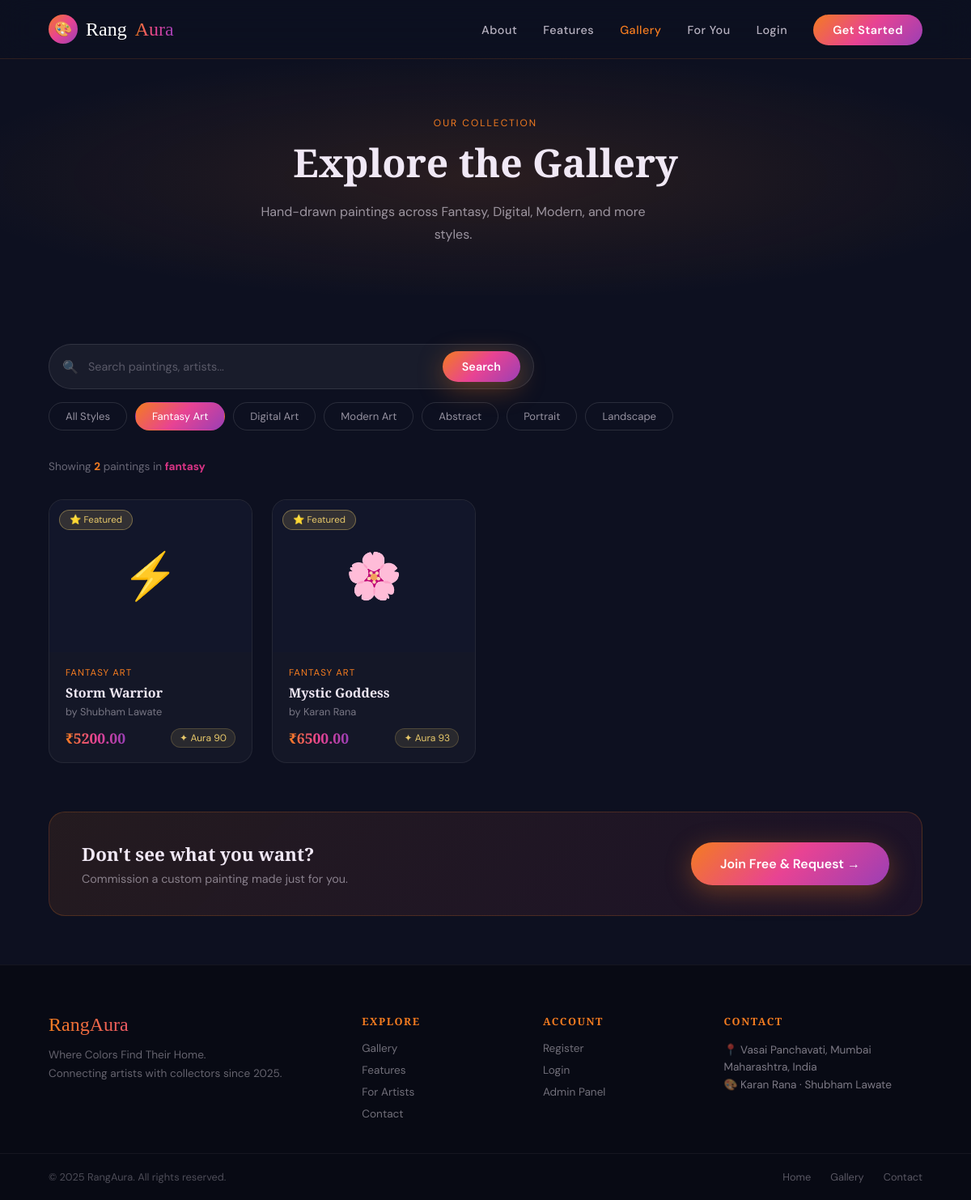
/gallery/?style=fantasy, run on the app's committed database.
### core/models.py (models this page shows, shortened)
class Painting(models.Model):
    STYLE_CHOICES = [
        ('fantasy', 'Fantasy Art'),
        ('digital', 'Digital Art'),
        ('modern', 'Modern Art'),
        ('abstract', 'Abstract'),
        ('portrait', 'Portrait'),
        ('landscape', 'Landscape'),
    ]
    title = models.CharField(max_length=150)
    artist_name = models.CharField(max_length=100)
    style = models.CharField(max_length=30, choices=STYLE_CHOICES, default='digital')
    description = models.TextField(blank=True)
    price = models.DecimalField(max_digits=10, decimal_places=2)
    image = models.ImageField(upload_to='paintings/', blank=True, null=True)
    emoji = models.CharField(max_length=10, default='🎨', help_text="Emoji shown when no image uploaded")
    aura_popularity = models.IntegerField(default=80, help_text="Artist popularity score (0-100)")
    aura_uniqueness = models.IntegerField(default=80, help_text="Uniqueness score (0-100)")
    aura_interest = models.IntegerField(default=80, help_text="Buyer interest score (0-100)")
    aura_expert = models.IntegerField(default=80, help_text="Expert review score (0-100)")
    is_featured = models.BooleanField(default=False)
    is_available = models.BooleanField(default=True)
    created_at = models.DateTimeField(auto_now_add=True)
    class Meta:
        ordering = ['-is_featured', '-created_at']
    @property
    def aura_total(self):
        return round((self.aura_popularity + self.aura_uniqueness +
                      self.aura_interest + self.aura_expert) / 4)
    @property
    def style_label(self):
        return dict(self.STYLE_CHOICES).get(self.style, self.style)

### core/views.py (the view)
# urls.py: path('gallery/', views.gallery, name='gallery'),
def gallery(request):
    style_filter = request.GET.get('style', '')
    search_query = request.GET.get('q', '')
    paintings = Painting.objects.filter(is_available=True)
    if style_filter:
        paintings = paintings.filter(style=style_filter)
    if search_query:
        paintings = paintings.filter(
            Q(title__icontains=search_query) |
            Q(artist_name__icontains=search_query) |
            Q(description__icontains=search_query)
        )
    style_choices = Painting.STYLE_CHOICES
    context = {
        'paintings': paintings,
        'style_choices': style_choices,
        'active_style': style_filter,
        'search_query': search_query,
    }
    return render(request, 'core/gallery.html', context)

### templates/core/gallery.html (shortened to what this page needs)
{% extends 'base.html' %}
{% load static %}
{% block content %}
<div class="page-hero">
  <div class="page-hero-bg"></div>
  <div class="page-hero-content">
    <span class="section-tag">Our Collection</span>
    <h1 class="section-title">Explore the Gallery</h1>
    <p class="section-sub">Hand-drawn paintings across Fantasy, Digital, Modern, and more styles.</p>
  </div>
</div>
<section style="padding:60px;">
  <div class="gallery-controls">
    <form method="GET" action="{% url 'gallery' %}" class="gallery-search-form">
      <div class="search-bar">
        <span>🔍</span>
        <input type="text" name="q" value="{{ search_query }}" placeholder="Search paintings, artists..." class="search-input"/>
        <button type="submit" class="btn-primary" style="padding:10px 24px;font-size:0.9rem;">Search</button>
      </div>
      <div class="filter-chips">
        <a href="{% url 'gallery' %}" class="chip {% if not active_style %}chip-active{% endif %}">All Styles</a>
        {% for value, label in style_choices %}
        <a href="{% url 'gallery' %}?style={{ value }}{% if search_query %}&q={{ search_query }}{% endif %}"
           class="chip {% if active_style == value %}chip-active{% endif %}">{{ label }}</a>
        {% endfor %}
      </div>
    </form>
  </div>
  <p style="color:rgba(240,232,245,0.4);font-size:0.85rem;margin-bottom:32px;">
    Showing <strong style="color:var(--orange)">{{ paintings|length }}</strong> painting{{ paintings|length|pluralize }}
    {% if active_style %}in <strong style="color:var(--pink)">{{ active_style }}</strong>{% endif %}
  </p>
  {% if paintings %}
  <div class="full-gallery-grid">
    {% for painting in paintings %}
    <a href="{% url 'painting_detail' painting.pk %}" class="full-g-card" style="text-decoration:none;">
      <div class="full-g-img">
        {% if painting.image %}
          <img src="{{ painting.image.url }}" alt="{{ painting.title }}"/>
        {% else %}
          <div class="full-g-emoji">{{ painting.emoji }}</div>
        {% endif %}
        {% if painting.is_featured %}
          <div class="featured-badge">⭐ Featured</div>
        {% endif %}
      </div>
      <div class="full-g-info">
        <div class="full-g-style">{{ painting.style_label }}</div>
        <h3 class="full-g-title">{{ painting.title }}</h3>
        <p class="full-g-artist">by {{ painting.artist_name }}</p>
        <div class="full-g-footer">
          <span class="full-g-price">₹{{ painting.price }}</span>
          <div class="aura-score-mini">
            <span>✦</span> Aura {{ painting.aura_total }}
          </div>
        </div>
      </div>
    </a>
    {% endfor %}
  </div>
  {% endif %}
  <div class="gallery-cta-banner">
    <div>
      <h3>Don't see what you want?</h3>
      <p>Commission a custom painting made just for you.</p>
    </div>
    {% if user.is_authenticated %}
      <a href="{% url 'request_painting' %}" class="btn-primary">🖌️ Request Custom Painting</a>
    {% else %}
      <a href="{% url 'register' %}" class="btn-primary">Join Free & Request →</a>
    {% endif %}
  </div>
</section>
{% endblock %}

### data on the page
Painting: emoji "⚡", is_featured "⭐ Featured", style_label "FANTASY ART", title "Storm Warrior", artist_name "Shubham Lawate", price "5200.00", aura_total "90"
Painting: emoji "🌸", is_featured "⭐ Featured", style_label "FANTASY ART", title "Mystic Goddess", artist_name "Karan Rana", price "6500.00", aura_total "93"

### other printed values
{{ label }} "Fantasy Art" "Digital Art" "Modern Art" "Abstract" "Portrait" "Landscape"
{{ paintings|length }} "2"
{{ active_style }} "fantasy"
